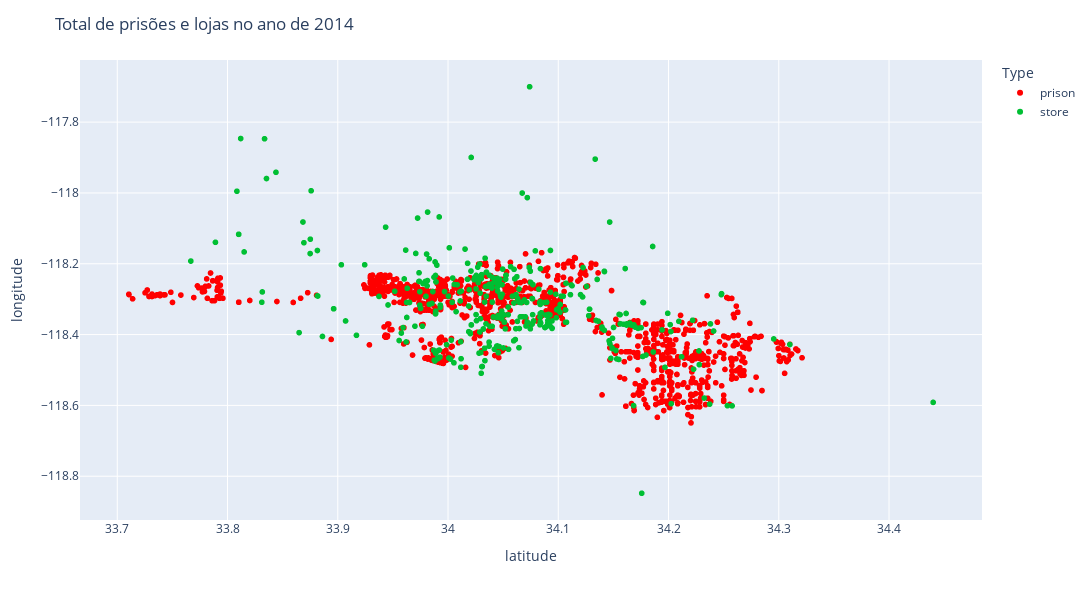
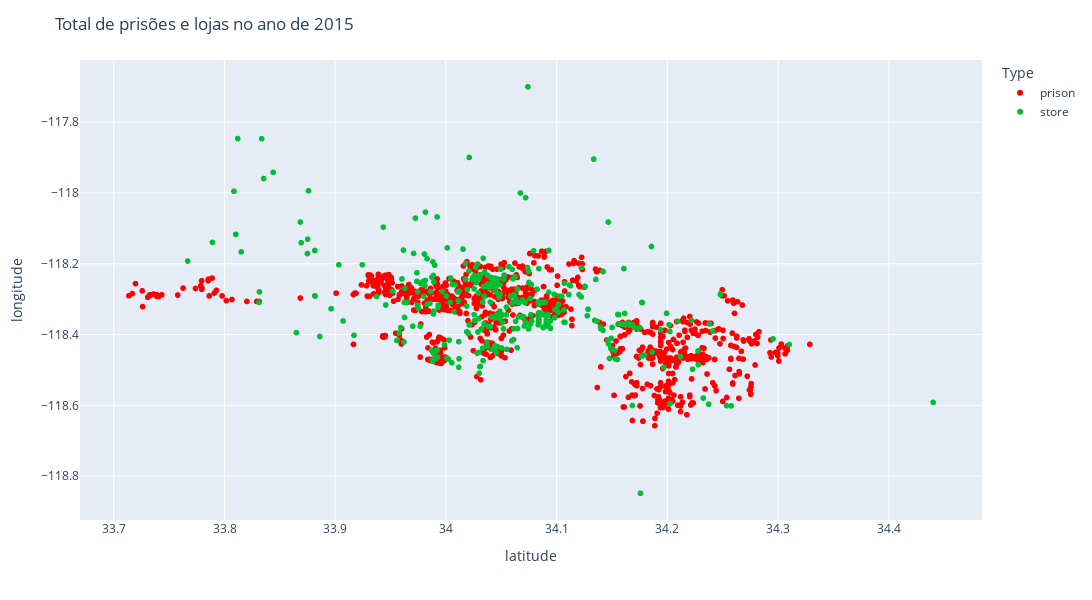
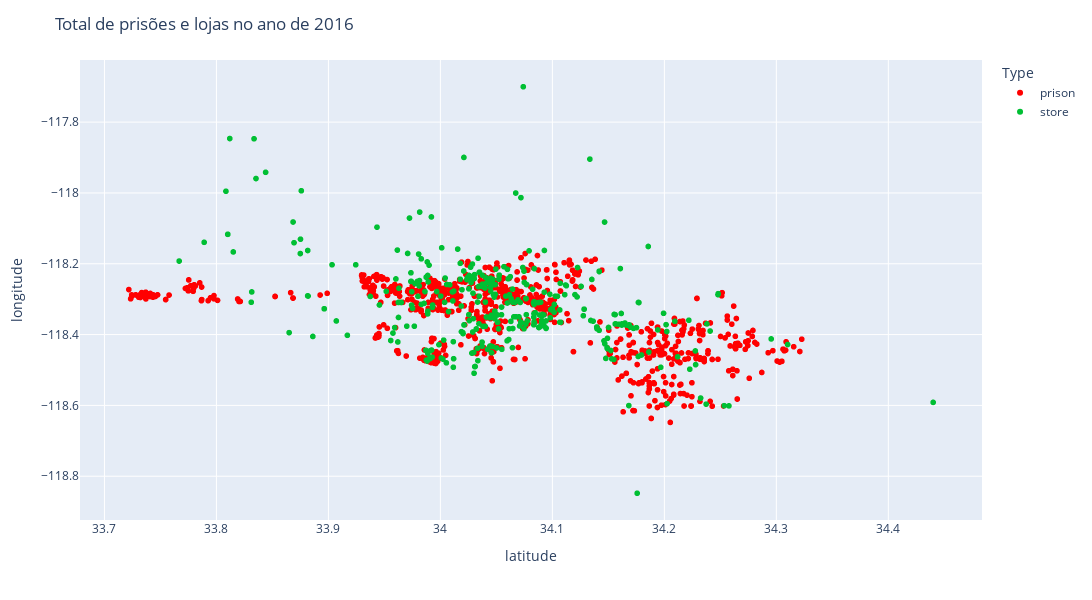
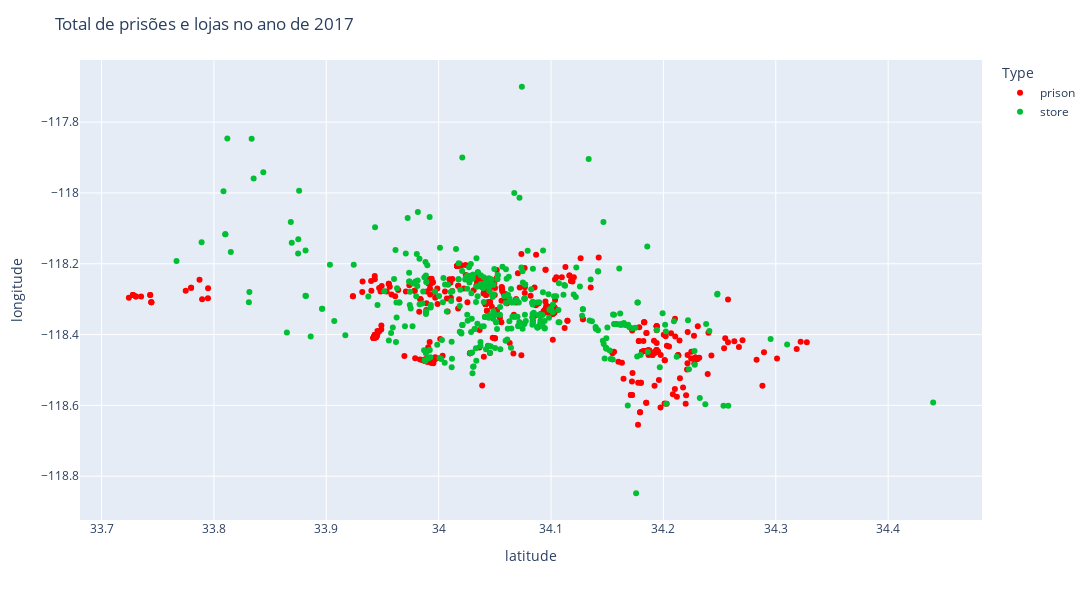

Notebook code for these charts, in order:
### Code cell
for year in sorted(df_prisoes['Year'].unique()):
    display(grafico_prisoes_lojas(str(year)))

### Figure 1 — Plotly figure (JSON) as saved in the notebook; plotly's stock layout.template omitted (floating-point values rounded to 4 significant figures; data arrays with more than 128 entries replaced by an {"elided": "..."} marker saying what was removed)
{"data": [{"hovertemplate": "Type=prison<br>latitude=%{x}<br>longitude=%{y}<extra></extra>", "legendgroup": "prison", "marker": {"color": "#F00", "symbol": "circle"}, "mode": "markers", "name": "prison", "showlegend": true, "type": "scattergl", "x": {"elided": "1705 float values"}, "xaxis": "x", "y": {"elided": "1705 float values"}, "yaxis": "y"}, {"hovertemplate": "Type=store<br>latitude=%{x}<br>longitude=%{y}<extra></extra>", "legendgroup": "store", "marker": {"color": "#00bf33", "symbol": "circle"}, "mode": "markers", "name": "store", "showlegend": true, "type": "scattergl", "x": {"elided": "383 float values"}, "xaxis": "x", "y": {"elided": "383 float values"}, "yaxis": "y"}], "layout": {"autosize": false, "height": 600, "legend": {"title": {"text": "Type"}, "tracegroupgap": 0}, "margin": {"t": 60}, "title": {"text": "<span>Total de prisões e lojas no ano de 2014</span>"}, "width": 1200, "xaxis": {"anchor": "y", "domain": [0, 1], "title": {"text": "latitude"}}, "yaxis": {"anchor": "x", "domain": [0, 1], "title": {"text": "longitude"}}}}

### Figure 2 — Plotly figure (JSON) as saved in the notebook; plotly's stock layout.template omitted (floating-point values rounded to 4 significant figures; data arrays with more than 128 entries replaced by an {"elided": "..."} marker saying what was removed)
{"data": [{"hovertemplate": "Type=prison<br>latitude=%{x}<br>longitude=%{y}<extra></extra>", "legendgroup": "prison", "marker": {"color": "#F00", "symbol": "circle"}, "mode": "markers", "name": "prison", "showlegend": true, "type": "scattergl", "x": {"elided": "1535 float values"}, "xaxis": "x", "y": {"elided": "1535 float values"}, "yaxis": "y"}, {"hovertemplate": "Type=store<br>latitude=%{x}<br>longitude=%{y}<extra></extra>", "legendgroup": "store", "marker": {"color": "#00bf33", "symbol": "circle"}, "mode": "markers", "name": "store", "showlegend": true, "type": "scattergl", "x": {"elided": "383 float values"}, "xaxis": "x", "y": {"elided": "383 float values"}, "yaxis": "y"}], "layout": {"autosize": false, "height": 600, "legend": {"title": {"text": "Type"}, "tracegroupgap": 0}, "margin": {"t": 60}, "title": {"text": "<span>Total de prisões e lojas no ano de 2015</span>"}, "width": 1200, "xaxis": {"anchor": "y", "domain": [0, 1], "title": {"text": "latitude"}}, "yaxis": {"anchor": "x", "domain": [0, 1], "title": {"text": "longitude"}}}}

### Figure 3 — Plotly figure (JSON) as saved in the notebook; plotly's stock layout.template omitted (floating-point values rounded to 4 significant figures; data arrays with more than 128 entries replaced by an {"elided": "..."} marker saying what was removed)
{"data": [{"hovertemplate": "Type=prison<br>latitude=%{x}<br>longitude=%{y}<extra></extra>", "legendgroup": "prison", "marker": {"color": "#F00", "symbol": "circle"}, "mode": "markers", "name": "prison", "showlegend": true, "type": "scattergl", "x": {"elided": "1386 float values"}, "xaxis": "x", "y": {"elided": "1386 float values"}, "yaxis": "y"}, {"hovertemplate": "Type=store<br>latitude=%{x}<br>longitude=%{y}<extra></extra>", "legendgroup": "store", "marker": {"color": "#00bf33", "symbol": "circle"}, "mode": "markers", "name": "store", "showlegend": true, "type": "scattergl", "x": {"elided": "383 float values"}, "xaxis": "x", "y": {"elided": "383 float values"}, "yaxis": "y"}], "layout": {"autosize": false, "height": 600, "legend": {"title": {"text": "Type"}, "tracegroupgap": 0}, "margin": {"t": 60}, "title": {"text": "<span>Total de prisões e lojas no ano de 2016</span>"}, "width": 1200, "xaxis": {"anchor": "y", "domain": [0, 1], "title": {"text": "latitude"}}, "yaxis": {"anchor": "x", "domain": [0, 1], "title": {"text": "longitude"}}}}

### Figure 4 — Plotly figure (JSON) as saved in the notebook; plotly's stock layout.template omitted (floating-point values rounded to 4 significant figures; data arrays with more than 128 entries replaced by an {"elided": "..."} marker saying what was removed)
{"data": [{"hovertemplate": "Type=prison<br>latitude=%{x}<br>longitude=%{y}<extra></extra>", "legendgroup": "prison", "marker": {"color": "#F00", "symbol": "circle"}, "mode": "markers", "name": "prison", "orientation": "v", "showlegend": true, "type": "scatter", "x": {"elided": "528 float values"}, "xaxis": "x", "y": {"elided": "528 float values"}, "yaxis": "y"}, {"hovertemplate": "Type=store<br>latitude=%{x}<br>longitude=%{y}<extra></extra>", "legendgroup": "store", "marker": {"color": "#00bf33", "symbol": "circle"}, "mode": "markers", "name": "store", "orientation": "v", "showlegend": true, "type": "scatter", "x": {"elided": "383 float values"}, "xaxis": "x", "y": {"elided": "383 float values"}, "yaxis": "y"}], "layout": {"autosize": false, "height": 600, "legend": {"title": {"text": "Type"}, "tracegroupgap": 0}, "margin": {"t": 60}, "title": {"text": "<span>Total de prisões e lojas no ano de 2017</span>"}, "width": 1200, "xaxis": {"anchor": "y", "domain": [0, 1], "title": {"text": "latitude"}}, "yaxis": {"anchor": "x", "domain": [0, 1], "title": {"text": "longitude"}}}}
